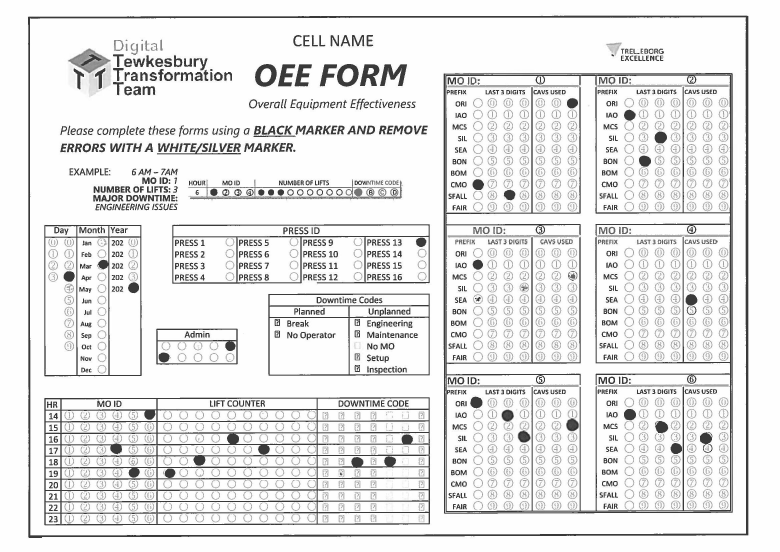
#> input picture tests/oee_forms/test_filled_form.jpg, 2339 x 1656 px (shown at 1/3 size)
$ python -i img_processing.py   (imports and definitions only)
#> lines starting #> are read from the running program, lines starting #| are printed output that depends on the picture; after the words box and inside, x2 and y2 are one past the last pixel; in counts of white or black regions, pixels touching at a corner belong together
#> further down, picture is the input picture: shape (1656, 2339, 3); min 0, max 255, mean 230.1
from __future__ import annotations

import cv2
import numpy as np


class ImageAlignmentError(Exception):
    pass


# [19 lines left out: function show_img, not called in this run]


def thresh_img(
    img: np.ndarray, min_thresh: int = 100, max_thresh: int = 255
) -> np.ndarray:
    """Convert image to binary black and white image using thresholds

    Args:
        img (np.ndarray): image to threshold read into array
        e.g. via cv2.imread()
        min_thresh (int, optional): Pixels below this grayscale value will be
        converted to white pixels . Defaults to 100.
        max_thresh (int, optional): Pixels above this grayscale value will be
        converted to black pixels. Defaults to 255.

    Returns:
        np.ndarray: thresholded image with only black or white pixels
    """
#> called with min_thresh = 100, max_thresh = 255
    if len(img.shape) == 3 and img.shape[2] == 3:
        # three channels aka coloured img
        img_gray = cv2.cvtColor(img, cv2.COLOR_BGR2GRAY)
    else:
        # img already greyscale
        img_gray = img
    _, img_thresh = cv2.threshold(
        img_gray, min_thresh, max_thresh, cv2.THRESH_BINARY_INV
    )
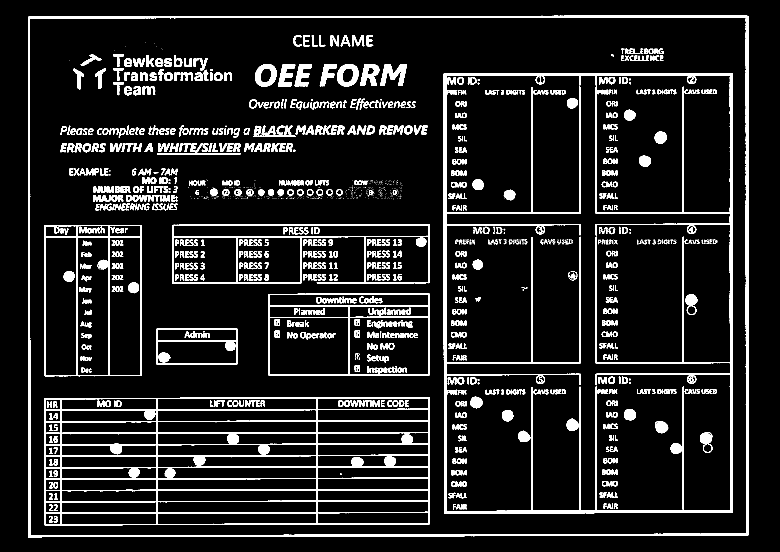
#> img_thresh: shape (1656, 2339) (shown at 1/3 size); 9.3% white; 1662 white regions (673 under 20 px), largest, box (x1, y1, x2, y2) and area: (133, 1192, 1290, 1576) 60750, (1336, 224, 2193, 1536) 43013, (84, 47, 2245, 1614) 42684

    return img_thresh


def get_perspective_matrix(ordered_corner_pts: np.ndarray) -> np.ndarray:
    """Calculates a matrix from the corners of the aligment feature

    Args:
        ordered_corner_pts (np.ndarray): Corner points of rectangle alignment
        feature,
        ordered from top-left clockwise

    Returns:
        np.ndarray: perspective matrix to use to align page using
        cv2.getPerspectiveTransform()
    """
    # unpack ordered pts to find widths and heights
    (tl, tr, br, bl) = ordered_corner_pts

    # use euclidean distances (finally a use for pythagoras lol) -
    # taken from pyimagesearch.com
    widthA = np.sqrt(((br[0] - bl[0]) ** 2) + ((br[1] - bl[1]) ** 2))
    widthB = np.sqrt(((tr[0] - tl[0]) ** 2) + ((tr[1] - tl[1]) ** 2))
    heightA = np.sqrt(((tr[0] - br[0]) ** 2) + ((tr[1] - br[1]) ** 2))
    heightB = np.sqrt(((tl[0] - bl[0]) ** 2) + ((tl[1] - bl[1]) ** 2))

    # find max heights/widths - i.e from top/bottom, left/right
    maxWidth = max(int(widthA), int(widthB))
    maxHeight = max(int(heightA), int(heightB))

    # initialise dst array for transformation -
    # i.e. map corners of img onto this matrix
    dst = np.array(
        [
            [0, 0],
            [maxWidth - 1, 0],
            [maxWidth - 1, maxHeight - 1],
            [0, maxHeight - 1],
        ],
        dtype="float32",
    )

    return dst


def get_outer_box(img: np.ndarray) -> np.ndarray:
    """Finds the rectangle alignment feature in the image

    Args:
        img (np.ndarray): image to detect the outer box from

    Raises:
        ImageAlignmentError: if outer box is not detected

    Returns:
        np.ndarray: returns the 4 coordinates of the corners of the rectangle
        alignment feature,
        ordered from top-left clockwise
    """
    # enhance image to improve contour detection
    if len(img.shape) == 3:
        img_gray = cv2.cvtColor(img, cv2.COLOR_BGR2GRAY)
    else:
        img_gray = img
    img_bilat = cv2.bilateralFilter(img_gray, 11, 500, 0)
    img_edge = cv2.Canny(img_bilat, 20, 100)
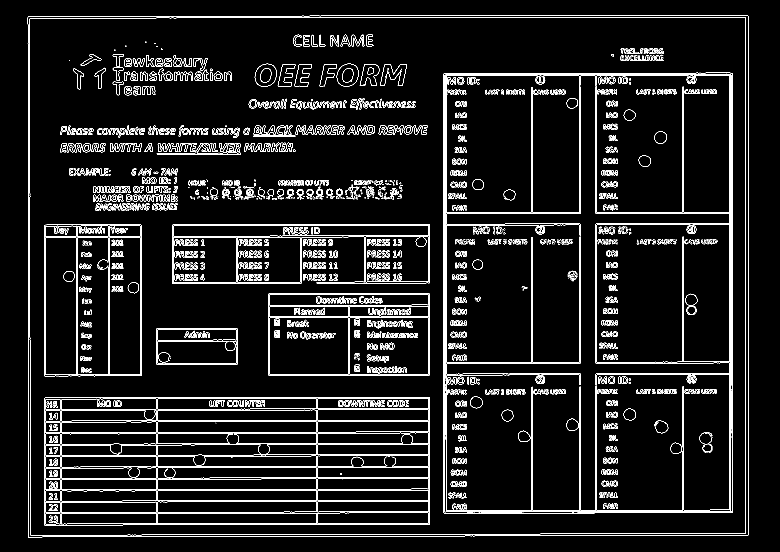
#> img_edge: shape (1656, 2339) (shown at 1/3 size); 4.5% white in thin lines or dots, all inside (x1, y1, x2, y2) = (83, 46, 2245, 1614)

    # find outer rectangle

    conts, _ = cv2.findContours(img_edge, cv2.RETR_LIST, cv2.CHAIN_APPROX_SIMPLE)
#> conts = 3712 contours, 2294 with area under 20; largest, box (x1, y1, x2, y2) and area: (83, 46, 2245, 1614) 3371002, (83, 46, 2245, 1614) 3371000, (89, 51, 2238, 1606) 3328418, (89, 51, 2238, 1606) 3328418, (1330, 218, 2198, 1541) 1143662
    # find top 10 biggest contours by area
    areas = []
    for c in conts:
        areas.append([c, cv2.contourArea(c), cv2.arcLength(c, True)])
#> this loop made 3712 passes
#> c on passes 13 to 15: [[1570, 1537]], [[1442, 1537], [1566, 1537]], [[1436, 1537], [1439, 1537]]
#> after the loop, areas = 3712 items

    # sort by arclength and area - (neither work consistently for now :( )
    length_sort = sorted(areas, key=lambda x: x[2], reverse=True)
#> length_sort = 3712 items
    area_sort = sorted(areas, key=lambda x: x[1], reverse=True)
#> area_sort = 3712 items

    area_conts = [i[0] for i in area_sort]
#> area_conts has the same summary as conts
    length_conts = [i[0] for i in length_sort]
#> length_conts has the same summary as conts

    area_cont_max_x = max(i[0][0] for i in area_conts[0])
#> area_cont_max_x = 2244
    area_cont_max_y = max(i[0][1] for i in area_conts[0])
#> area_cont_max_y = 1613
    length_cont_max_x = max(i[0][0] for i in length_conts[0])
#> length_cont_max_x = 2189
    length_cont_max_y = max(i[0][1] for i in length_conts[0])
#> length_cont_max_y = 1530

    if area_cont_max_x >= length_cont_max_x:
        if area_cont_max_y >= length_cont_max_y:
            # outer contour found with area method
            top_contours = area_sort[:5]
#> top_contours = 5 items
        else:
            raise ImageAlignmentError("Image Alignment Failed: outer box not detected")
    elif area_cont_max_x < length_cont_max_x:
        if area_cont_max_y < length_cont_max_y:
            # outer contour found with length method
            top_contours = length_sort[:5]
        else:
            raise ImageAlignmentError("Image Alignment Failed: outer box not detected")

    # find outer rectangle
    for c in top_contours:
        # approximate curve to check if its rectangularish
        approx = cv2.approxPolyDP(c[0], 0.0015 * c[2], True)
        # check number of corners in apprximated polygon
        if len(approx) >= 4:
            pts = np.zeros((4, 2), dtype="float32")
            # top left
            pts[0] = approx[np.argmin(approx.sum(axis=2))]
            # top right
            pts[2] = approx[np.argmax(approx.sum(axis=2))]

            # smallest difference x-y = top right
            pts[1] = approx[np.argmin(np.diff(approx, axis=2))]
            # largest difference x-y = bottom left
            pts[3] = approx[np.argmax(np.diff(approx, axis=2))]

            break
#> this loop made 1 pass
#> approx on pass 1: [[2244, 48], [84, 50], [85, 1612], [2244, 1605]]

    return pts


def align_page(img: np.ndarray, corner_pts: np.ndarray | None = None) -> np.ndarray:
    """Applys perspective transform to align the image using a rectangle
    alignment feature on the image

    Args:
        img (np.ndarray): image of form or template read into array
        e.g. via cv2.imread()
        corner_pts (np.ndarray | None, optional): 4 coordinates of the corners
        of the rectangle alignment feature,
        ordered from top-left clockwise. Defaults to None, and the rectangle
        feature will be detected automatically.

    Returns:
        np.ndarray: aligned image
    """

    if corner_pts is not None:
        ordered_pts = corner_pts
    else:
        ordered_pts = get_outer_box(img)
#> ordered_pts = [[84, 50], [2244, 48], [2244, 1605], [85, 1612]]

    dst = get_perspective_matrix(ordered_pts)
#> in get_perspective_matrix, `(tl, tr, br, bl) = ordered_corner_pts`: tl = [84, 50]; tr = [2244, 48]; br = [2244, 1605]; bl = [85, 1612]
#> in get_perspective_matrix, `widthA = np.sqrt(((br[0] - bl[0]) ** 2) + ((br[1] - bl[1]) ** 2))`: widthA = 2159
#> in get_perspective_matrix, `widthB = np.sqrt(((tr[0] - tl[0]) ** 2) + ((tr[1] - tl[1]) ** 2))`: widthB = 2160
#> in get_perspective_matrix, `heightA = np.sqrt(((tr[0] - br[0]) ** 2) + ((tr[1] - br[1]) ** 2))`: heightA = 1557
#> in get_perspective_matrix, `heightB = np.sqrt(((tl[0] - bl[0]) ** 2) + ((tl[1] - bl[1]) ** 2))`: heightB = 1562
#> in get_perspective_matrix, `maxWidth = max(int(widthA), int(widthB))`: maxWidth = 2160
#> in get_perspective_matrix, `maxHeight = max(int(heightA), int(heightB))`: maxHeight = 1562
#> in get_perspective_matrix, `dst = np.array( [ [0, 0], [maxWidth - 1, 0], [maxWidth - 1, maxHeight ..`: dst = [[0, 0], [2159, 0], [2159, 1561], [0, 1561]]
#> dst = [[0, 0], [2159, 0], [2159, 1561], [0, 1561]]

    width = int(dst[2][0])
#> width = 2159
    height = int(dst[2][1])
#> height = 1561

    # transformation matrix
    matrix = cv2.getPerspectiveTransform(ordered_pts, dst)
#> matrix = [[0.996, -0.000638, -83.65], [0.000925, 0.999, -50.02], [-1.48e-06, -2.95e-07, 1]]

    # transform image and resize to original size
    # (map spots to correct locations)
    img_warp = cv2.warpPerspective(img, matrix, (width, height))
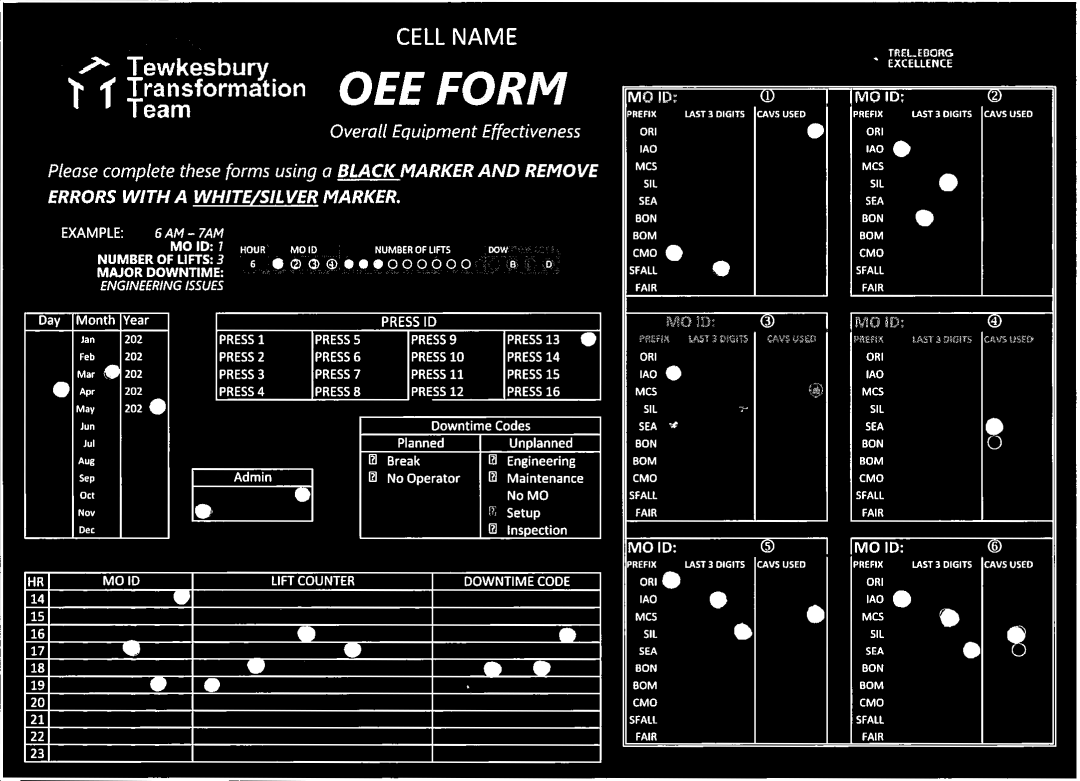
#> img_warp: shape (1561, 2159) (shown at 1/2 size); min 0, max 255, mean 26.9

    # TODO add rotation feature (separate func probably) -
    # TODO add detection mechanism for choosing rotation
    # e.g. top left spot or something

    # if img_warp.shape[0] > img_warp.shape[1]:
    #     img_warp = cv2.rotate(img_warp, cv2.ROTATE_90_CLOCKWISE)

    return img_warp


def process_img(img: np.ndarray) -> np.ndarray:
    """Converts image to binary black & white and aligns the page using the
    rectangle alignment feature

    Args:
        img (np.ndarray): image read into array e.g. via cv2.imread()

    Returns:
        np.ndarray: binary black and white, aligned image
    """

    img_thresh = thresh_img(img)
    img_aligned = align_page(img_thresh)
    return img_aligned

>>> import cv2
>>> picture = cv2.imread('../../tests/oee_forms/test_filled_form.jpg')
>>> result = process_img(picture)

$ run again, on tests/oee_forms/test_template.jpg
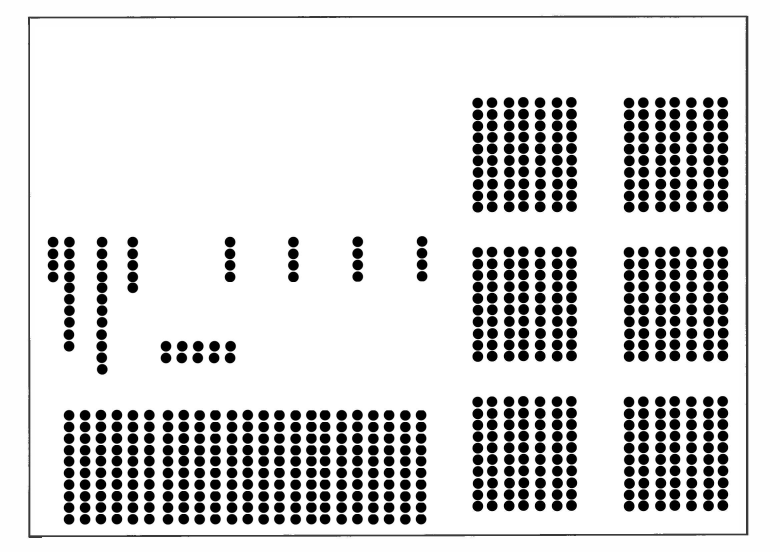
#> input picture tests/oee_forms/test_template.jpg, 2339 x 1656 px (shown at 1/3 size)
#> picture is the input picture: shape (1656, 2339, 3); min 0, max 255, mean 215.5
#> in thresh_img, `_, img_thresh = cv2.threshold( img_gray, min_thresh, max_thresh, cv2.T..`:
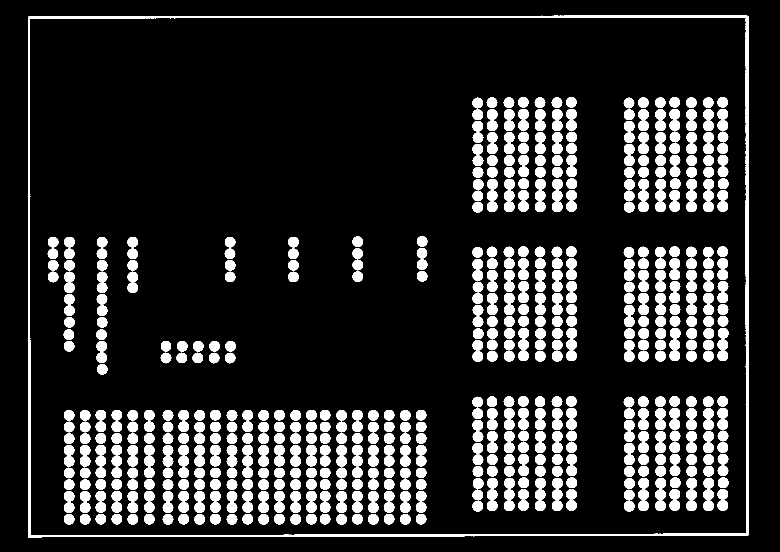
#> img_thresh: shape (1656, 2339) (shown at 1/3 size); 15.2% white; 708 white regions, largest, box (x1, y1, x2, y2) and area: (84, 47, 2245, 1614) 42684, (1555, 327, 1586, 358) 793, (1699, 327, 1730, 358) 793
#> img_edge: shape (1656, 2339); 2.3% white in thin lines or dots, all inside (x1, y1, x2, y2) = (83, 46, 2245, 1614)
#> conts = 1377 contours, 45 with area under 20; largest, box (x1, y1, x2, y2) and area: (83, 46, 2245, 1614) 3371002, (83, 46, 2245, 1614) 3371000, (89, 51, 2238, 1606) 3328416, (89, 51, 2238, 1606) 3328414, (2109, 1501, 2141, 1533) 796
#> after the loop in get_outer_box, `for c in conts:`: areas = 1377 items
#> area_conts has the same summary as conts
#> length_conts has the same summary as conts
#> area_cont_max_x = 2244
#> area_cont_max_y = 1613
#> length_cont_max_x = 2244
#> length_cont_max_y = 1613
#> top_contours = 5 items
#> the loop in get_outer_box, `for c in top_contours:` made 1 pass
#> approx on pass 1: [[2244, 48], [84, 50], [85, 1612], [2244, 1605]]
#> ordered_pts = [[84, 50], [2244, 48], [2244, 1605], [85, 1612]]
#> tl = [84, 50]; tr = [2244, 48]; br = [2244, 1605]; bl = [85, 1612]
#> widthA = 2159
#> widthB = 2160
#> heightA = 1557
#> heightB = 1562
#> maxWidth = 2160
#> maxHeight = 1562
#> in get_perspective_matrix, `dst = np.array( [ [0, 0], [maxWidth - 1, 0], [maxWidth - 1, maxHeight ..`: dst = [[0, 0], [2159, 0], [2159, 1561], [0, 1561]]
#> width = 2159
#> height = 1561
#> matrix = [[0.996, -0.000638, -83.65], [0.000925, 0.999, -50.02], [-1.48e-06, -2.95e-07, 1]]
#> in align_page, `img_warp = cv2.warpPerspective(img, matrix, (width, height))`:
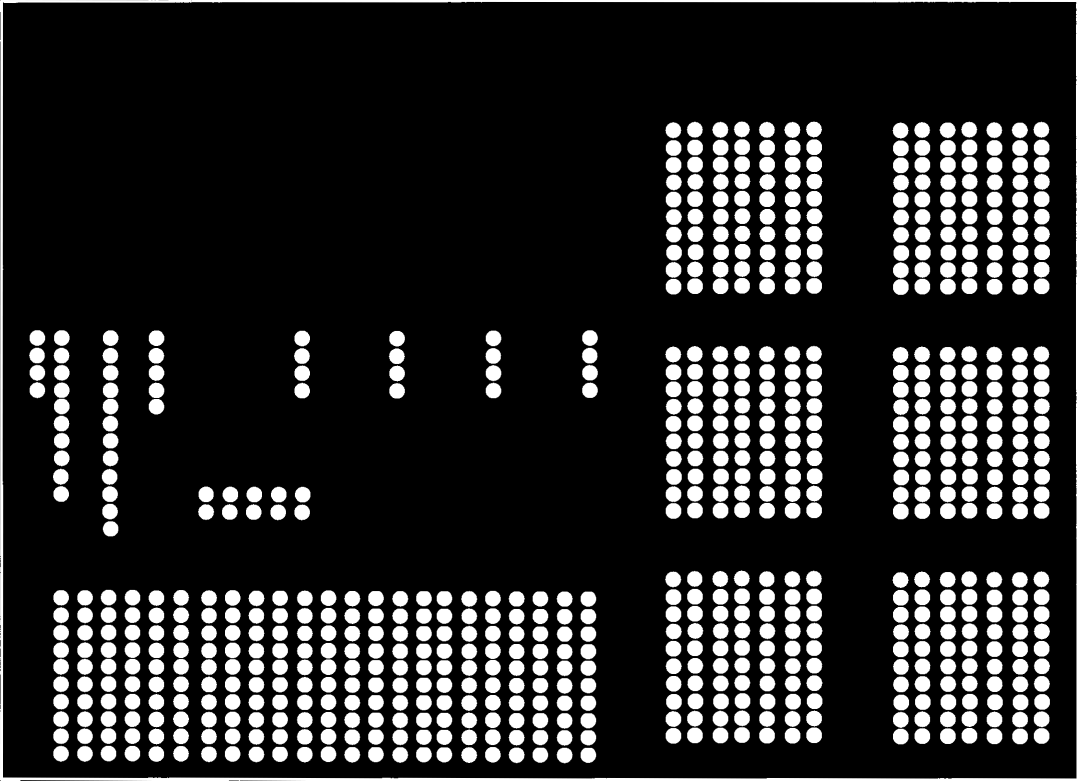
#> img_warp: shape (1561, 2159) (shown at 1/2 size); min 0, max 255, mean 44.4
